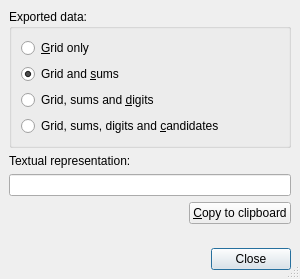
<ui version="4.0" >
 <class>ExportDialog</class>
 <widget class="QDialog" name="ExportDialog" >
  <property name="geometry" >
   <rect>
    <x>0</x>
    <y>0</y>
    <width>300</width>
    <height>279</height>
   </rect>
  </property>
  <property name="windowTitle" >
   <string>Export Sheet</string>
  </property>
  <property name="sizeGripEnabled" >
   <bool>true</bool>
  </property>
  <layout class="QVBoxLayout" >
   <property name="margin" >
    <number>9</number>
   </property>
   <property name="spacing" >
    <number>6</number>
   </property>
   <item>
    <widget class="QGroupBox" name="groupBox" >
     <property name="whatsThis" >
      <string>Here you can select what you want to include in the exported description.</string>
     </property>
     <property name="title" >
      <string>Exported data:</string>
     </property>
     <layout class="QVBoxLayout" >
      <property name="margin" >
       <number>9</number>
      </property>
      <property name="spacing" >
       <number>6</number>
      </property>
      <item>
       <widget class="QRadioButton" name="rbGrid" >
        <property name="whatsThis" >
         <string>Select this to only export the grid, excluding sums, digits and candidates.</string>
        </property>
        <property name="text" >
         <string>&amp;Grid only</string>
        </property>
       </widget>
      </item>
      <item>
       <widget class="QRadioButton" name="rbGridSums" >
        <property name="whatsThis" >
         <string>Select this to only export the grid and sums, excluding digits and candidates.</string>
        </property>
        <property name="text" >
         <string>Grid and &amp;sums</string>
        </property>
        <property name="checked" >
         <bool>true</bool>
        </property>
       </widget>
      </item>
      <item>
       <widget class="QRadioButton" name="rbGridSumsDigits" >
        <property name="whatsThis" >
         <string>Select this to only export the grid, sums and digits, excluding candidates.</string>
        </property>
        <property name="text" >
         <string>Grid, sums and &amp;digits</string>
        </property>
       </widget>
      </item>
      <item>
       <widget class="QRadioButton" name="rbGridSumsCandidates" >
        <property name="whatsThis" >
         <string>Select this to export the entire sheet, including sums, digits and candidates.</string>
        </property>
        <property name="text" >
         <string>Grid, sums, digits and &amp;candidates</string>
        </property>
       </widget>
      </item>
     </layout>
    </widget>
   </item>
   <item>
    <layout class="QVBoxLayout" >
     <property name="margin" >
      <number>0</number>
     </property>
     <property name="spacing" >
      <number>6</number>
     </property>
     <item>
      <widget class="QLabel" name="label" >
       <property name="text" >
        <string>Textual representation:</string>
       </property>
       <property name="buddy" >
        <cstring>editText</cstring>
       </property>
      </widget>
     </item>
     <item>
      <widget class="QLineEdit" name="editText" >
       <property name="whatsThis" >
        <string>This is the textual representation of your sheet. Others can use this text to view the original sheet.</string>
       </property>
       <property name="readOnly" >
        <bool>true</bool>
       </property>
      </widget>
     </item>
    </layout>
   </item>
   <item>
    <layout class="QHBoxLayout" >
     <property name="margin" >
      <number>0</number>
     </property>
     <property name="spacing" >
      <number>6</number>
     </property>
     <item>
      <spacer>
       <property name="orientation" >
        <enum>Qt::Horizontal</enum>
       </property>
       <property name="sizeHint" >
        <size>
         <width>40</width>
         <height>20</height>
        </size>
       </property>
      </spacer>
     </item>
     <item>
      <widget class="QPushButton" name="buttonCopyToClipboard" >
       <property name="whatsThis" >
        <string>Click here to copy the textual representation to the clipboard, so you can paste it in other applications.</string>
       </property>
       <property name="text" >
        <string>&amp;Copy to clipboard</string>
       </property>
      </widget>
     </item>
    </layout>
   </item>
   <item>
    <spacer>
     <property name="orientation" >
      <enum>Qt::Vertical</enum>
     </property>
     <property name="sizeHint" >
      <size>
       <width>20</width>
       <height>40</height>
      </size>
     </property>
    </spacer>
   </item>
   <item>
    <layout class="QHBoxLayout" >
     <property name="margin" >
      <number>0</number>
     </property>
     <property name="spacing" >
      <number>6</number>
     </property>
     <item>
      <spacer>
       <property name="orientation" >
        <enum>Qt::Horizontal</enum>
       </property>
       <property name="sizeHint" >
        <size>
         <width>40</width>
         <height>20</height>
        </size>
       </property>
      </spacer>
     </item>
     <item>
      <widget class="QPushButton" name="buttonClose" >
       <property name="whatsThis" >
        <string>Click here to close the window.</string>
       </property>
       <property name="text" >
        <string>Close</string>
       </property>
       <property name="default" >
        <bool>true</bool>
       </property>
      </widget>
     </item>
    </layout>
   </item>
  </layout>
 </widget>
 <tabstops>
  <tabstop>rbGridSums</tabstop>
  <tabstop>rbGridSumsDigits</tabstop>
  <tabstop>editText</tabstop>
  <tabstop>buttonCopyToClipboard</tabstop>
  <tabstop>buttonClose</tabstop>
  <tabstop>rbGrid</tabstop>
 </tabstops>
 <resources/>
 <connections>
  <connection>
   <sender>buttonClose</sender>
   <signal>clicked()</signal>
   <receiver>ExportDialog</receiver>
   <slot>accept()</slot>
   <hints>
    <hint type="sourcelabel" >
     <x>287</x>
     <y>201</y>
    </hint>
    <hint type="destinationlabel" >
     <x>169</x>
     <y>113</y>
    </hint>
   </hints>
  </connection>
 </connections>
</ui>
